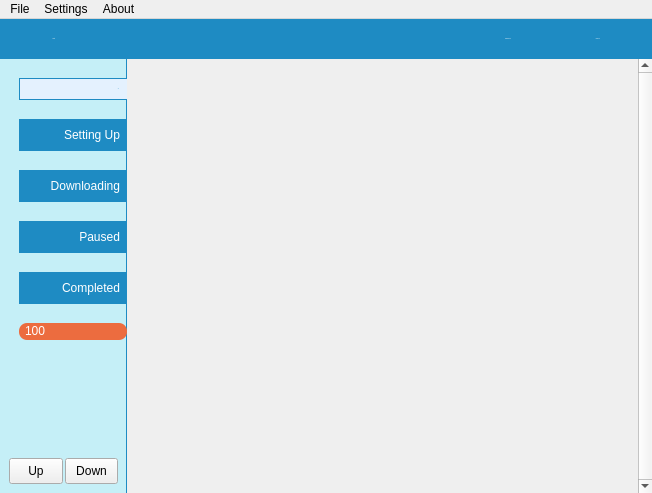
<?xml version="1.0" encoding="UTF-8"?>
<ui version="4.0">
 <class>MainWindow</class>
 <widget class="QMainWindow" name="MainWindow">
  <property name="geometry">
   <rect>
    <x>0</x>
    <y>0</y>
    <width>652</width>
    <height>493</height>
   </rect>
  </property>
  <property name="windowTitle">
   <string>Netflix HD Downloader</string>
  </property>
  <property name="styleSheet">
   <string notr="true">QMenu::item {
    /* sets background of menu item. set this to something non-transparent
        if you want menu color and menu item color to be different */
    background-color: transparent;
	color: black;
}

QMenu::item:selected { /* when user selects item using mouse or keyboard */
    background-color: lightGray;
	color: black;
}</string>
  </property>
  <property name="locale">
   <locale language="English" country="UnitedStates"/>
  </property>
  <widget class="QWidget" name="centralwidget">
   <layout class="QVBoxLayout" name="verticalLayout">
    <property name="spacing">
     <number>0</number>
    </property>
    <property name="leftMargin">
     <number>0</number>
    </property>
    <property name="topMargin">
     <number>0</number>
    </property>
    <property name="rightMargin">
     <number>0</number>
    </property>
    <property name="bottomMargin">
     <number>0</number>
    </property>
    <item>
     <widget class="QWidget" name="toolBar" native="true">
      <property name="sizePolicy">
       <sizepolicy hsizetype="Preferred" vsizetype="Preferred">
        <horstretch>0</horstretch>
        <verstretch>0</verstretch>
       </sizepolicy>
      </property>
      <property name="minimumSize">
       <size>
        <width>0</width>
        <height>40</height>
       </size>
      </property>
      <property name="styleSheet">
       <string notr="true">#toolBar
{
	background-color: #1E8BC3;

}

QPushButton 
{

	background-color: #1E8BC3;
	color: white;
	padding: 9 7 9 7;
    /*border-radius: 5px;*/
	border: 0px;
	font: normal 12px &quot;Tahoma&quot;
 }
 QPushButton:hover
{
/*MALIBU*/
 	background-color: #6BB9F0;
}</string>
      </property>
      <layout class="QHBoxLayout" name="horizontalLayout">
       <property name="spacing">
        <number>0</number>
       </property>
       <property name="leftMargin">
        <number>9</number>
       </property>
       <property name="topMargin">
        <number>0</number>
       </property>
       <property name="rightMargin">
        <number>9</number>
       </property>
       <property name="bottomMargin">
        <number>0</number>
       </property>
       <item>
        <widget class="QPushButton" name="btnPaste">
         <property name="sizePolicy">
          <sizepolicy hsizetype="Preferred" vsizetype="Minimum">
           <horstretch>0</horstretch>
           <verstretch>0</verstretch>
          </sizepolicy>
         </property>
         <property name="minimumSize">
          <size>
           <width>90</width>
           <height>0</height>
          </size>
         </property>
         <property name="font">
          <font>
           <family>Tahoma</family>
           <pointsize>-1</pointsize>
           <weight>50</weight>
           <italic>false</italic>
           <bold>false</bold>
          </font>
         </property>
         <property name="styleSheet">
          <string notr="true">/*QPushButton 
{
	background-color: #3498db;
	color: white;
	padding: 5 10 5 10;
   
	border: 0px;
 }
 QPushButton:hover
{
 	background-color: #60acdf;
}

 QPushButton:pressed
{
 	background-color: #1b7cbd;
}*/</string>
         </property>
         <property name="text">
          <string>Paste</string>
         </property>
         <property name="iconSize">
          <size>
           <width>32</width>
           <height>32</height>
          </size>
         </property>
         <property name="checkable">
          <bool>false</bool>
         </property>
         <property name="flat">
          <bool>false</bool>
         </property>
        </widget>
       </item>
       <item>
        <spacer name="horizontalSpacer">
         <property name="orientation">
          <enum>Qt::Horizontal</enum>
         </property>
         <property name="sizeHint" stdset="0">
          <size>
           <width>40</width>
           <height>20</height>
          </size>
         </property>
        </spacer>
       </item>
       <item>
        <widget class="QPushButton" name="btnDownload">
         <property name="sizePolicy">
          <sizepolicy hsizetype="Minimum" vsizetype="Minimum">
           <horstretch>0</horstretch>
           <verstretch>0</verstretch>
          </sizepolicy>
         </property>
         <property name="minimumSize">
          <size>
           <width>90</width>
           <height>0</height>
          </size>
         </property>
         <property name="font">
          <font>
           <family>Tahoma</family>
           <pointsize>-1</pointsize>
           <weight>50</weight>
           <italic>false</italic>
           <bold>false</bold>
          </font>
         </property>
         <property name="styleSheet">
          <string notr="true">/*QPushButton 
{
	background-color:#2ecc71;
	color: white;
	padding: 5 10 5 10;

	border: 0px;
 }
 QPushButton:hover
{
 	background-color: #68d697;
}

 QPushButton:pressed
{
 	background-color: #16a352;
}
*/</string>
         </property>
         <property name="text">
          <string>Download All</string>
         </property>
         <property name="iconSize">
          <size>
           <width>32</width>
           <height>32</height>
          </size>
         </property>
         <property name="checkable">
          <bool>false</bool>
         </property>
         <property name="flat">
          <bool>true</bool>
         </property>
        </widget>
       </item>
       <item>
        <widget class="QPushButton" name="btnPause">
         <property name="sizePolicy">
          <sizepolicy hsizetype="Minimum" vsizetype="Minimum">
           <horstretch>0</horstretch>
           <verstretch>0</verstretch>
          </sizepolicy>
         </property>
         <property name="minimumSize">
          <size>
           <width>90</width>
           <height>0</height>
          </size>
         </property>
         <property name="font">
          <font>
           <family>Tahoma</family>
           <pointsize>-1</pointsize>
           <weight>50</weight>
           <italic>false</italic>
           <bold>false</bold>
          </font>
         </property>
         <property name="styleSheet">
          <string notr="true">/*QPushButton 
{
	background-color:#e67e22;
	color: white;
	padding: 5 10 5 10;

	border: 0px;
 }
 QPushButton:hover
{
 	background-color: #ea9548;
}

 QPushButton:pressed
{
 	background-color: #ca6a14;
}
*/</string>
         </property>
         <property name="text">
          <string>Pause All</string>
         </property>
        </widget>
       </item>
      </layout>
     </widget>
    </item>
    <item>
     <layout class="QHBoxLayout" name="centralLayout">
      <property name="spacing">
       <number>0</number>
      </property>
      <property name="leftMargin">
       <number>0</number>
      </property>
      <property name="bottomMargin">
       <number>0</number>
      </property>
      <item>
       <widget class="QFrame" name="leftPanel">
        <property name="sizePolicy">
         <sizepolicy hsizetype="Maximum" vsizetype="Preferred">
          <horstretch>0</horstretch>
          <verstretch>0</verstretch>
         </sizepolicy>
        </property>
        <property name="minimumSize">
         <size>
          <width>50</width>
          <height>0</height>
         </size>
        </property>
        <property name="maximumSize">
         <size>
          <width>200</width>
          <height>16777215</height>
         </size>
        </property>
        <property name="styleSheet">
         <string notr="true">#leftPanel {
/*HUMMING BIRD*/
background-color:#C5EFF7;
border-right:1px solid #1E8BC3;

}</string>
        </property>
        <property name="frameShape">
         <enum>QFrame::NoFrame</enum>
        </property>
        <property name="frameShadow">
         <enum>QFrame::Raised</enum>
        </property>
        <property name="lineWidth">
         <number>0</number>
        </property>
        <layout class="QVBoxLayout" name="verticalLayout_2">
         <property name="spacing">
          <number>0</number>
         </property>
         <property name="sizeConstraint">
          <enum>QLayout::SetMinAndMaxSize</enum>
         </property>
         <property name="leftMargin">
          <number>0</number>
         </property>
         <property name="topMargin">
          <number>0</number>
         </property>
         <property name="rightMargin">
          <number>0</number>
         </property>
         <property name="bottomMargin">
          <number>0</number>
         </property>
         <item>
          <widget class="QWidget" name="wgtFilters" native="true">
           <property name="minimumSize">
            <size>
             <width>127</width>
             <height>50</height>
            </size>
           </property>
           <property name="font">
            <font>
             <family>Tahoma</family>
             <pointsize>9</pointsize>
            </font>
           </property>
           <property name="styleSheet">
            <string notr="true">/*QWidget 
{
	border-right:1px solid #1E8BC3;
}*/

QPushButton 
{
	text-align: right;
/*JELLY BEAN*/
	background-color: #1E8BC3;
	color: white;
	padding: 9 7 9 7;
    /*border-radius: 5px;*/
	border: 0px;
	font: normal 12px &quot;Tahoma&quot;
 }
 QPushButton:hover
{
/*MALIBU*/
 	background-color: #6BB9F0;
}

 QPushButton:checked
{
 	background-color: #E4F1FE;
	color: #1E8BC3;
	font: bold 12px &quot;Tahoma&quot;;
	border-top:1px solid #1E8BC3;
	border-bottom:1px solid #1E8BC3;
	border-left:1px solid #1E8BC3;
}
/*
QPushButton {
text-align: right;
padding: 12 5 5 5;
}*/

QLabel 
{ 	
	padding: 1 3 2 3;
	color: white; 
	font-size: 12px; 
	background: #ec6c3f; 
	border: 0px; 
	border-radius: 8px;
}</string>
           </property>
           <layout class="QVBoxLayout" name="verticalLayout_3">
            <property name="spacing">
             <number>19</number>
            </property>
            <property name="sizeConstraint">
             <enum>QLayout::SetDefaultConstraint</enum>
            </property>
            <property name="leftMargin">
             <number>19</number>
            </property>
            <property name="topMargin">
             <number>19</number>
            </property>
            <property name="rightMargin">
             <number>0</number>
            </property>
            <property name="bottomMargin">
             <number>9</number>
            </property>
            <item>
             <widget class="NotificationButton" name="btnFltAll">
              <property name="sizePolicy">
               <sizepolicy hsizetype="Minimum" vsizetype="Maximum">
                <horstretch>0</horstretch>
                <verstretch>0</verstretch>
               </sizepolicy>
              </property>
              <property name="minimumSize">
               <size>
                <width>0</width>
                <height>0</height>
               </size>
              </property>
              <property name="font">
               <font>
                <family>Tahoma</family>
                <pointsize>-1</pointsize>
                <weight>50</weight>
                <italic>false</italic>
                <bold>false</bold>
               </font>
              </property>
              <property name="layoutDirection">
               <enum>Qt::RightToLeft</enum>
              </property>
              <property name="text">
               <string>All</string>
              </property>
              <property name="checkable">
               <bool>true</bool>
              </property>
              <property name="checked">
               <bool>true</bool>
              </property>
             </widget>
            </item>
            <item>
             <widget class="NotificationButton" name="btnFltSettingUp">
              <property name="sizePolicy">
               <sizepolicy hsizetype="Minimum" vsizetype="Maximum">
                <horstretch>0</horstretch>
                <verstretch>0</verstretch>
               </sizepolicy>
              </property>
              <property name="minimumSize">
               <size>
                <width>0</width>
                <height>0</height>
               </size>
              </property>
              <property name="text">
               <string>Setting Up</string>
              </property>
              <property name="checkable">
               <bool>true</bool>
              </property>
             </widget>
            </item>
            <item>
             <widget class="NotificationButton" name="btnFltDownloading">
              <property name="sizePolicy">
               <sizepolicy hsizetype="Minimum" vsizetype="Maximum">
                <horstretch>1</horstretch>
                <verstretch>0</verstretch>
               </sizepolicy>
              </property>
              <property name="minimumSize">
               <size>
                <width>0</width>
                <height>0</height>
               </size>
              </property>
              <property name="text">
               <string>Downloading</string>
              </property>
              <property name="checkable">
               <bool>true</bool>
              </property>
             </widget>
            </item>
            <item>
             <widget class="NotificationButton" name="btnFltPaused">
              <property name="text">
               <string>Paused</string>
              </property>
              <property name="checkable">
               <bool>true</bool>
              </property>
             </widget>
            </item>
            <item>
             <widget class="NotificationButton" name="btnFltCompleted">
              <property name="sizePolicy">
               <sizepolicy hsizetype="Minimum" vsizetype="Maximum">
                <horstretch>0</horstretch>
                <verstretch>0</verstretch>
               </sizepolicy>
              </property>
              <property name="minimumSize">
               <size>
                <width>0</width>
                <height>0</height>
               </size>
              </property>
              <property name="text">
               <string>Completed</string>
              </property>
              <property name="checkable">
               <bool>true</bool>
              </property>
             </widget>
            </item>
            <item>
             <widget class="QLabel" name="label">
              <property name="enabled">
               <bool>false</bool>
              </property>
              <property name="styleSheet">
               <string notr="true"/>
              </property>
              <property name="text">
               <string>100</string>
              </property>
             </widget>
            </item>
            <item>
             <spacer name="panelSpacer">
              <property name="orientation">
               <enum>Qt::Vertical</enum>
              </property>
              <property name="sizeHint" stdset="0">
               <size>
                <width>20</width>
                <height>40</height>
               </size>
              </property>
             </spacer>
            </item>
           </layout>
          </widget>
         </item>
         <item>
          <widget class="QWidget" name="wgtSorting" native="true">
           <property name="sizePolicy">
            <sizepolicy hsizetype="Minimum" vsizetype="Preferred">
             <horstretch>0</horstretch>
             <verstretch>0</verstretch>
            </sizepolicy>
           </property>
           <property name="minimumSize">
            <size>
             <width>0</width>
             <height>0</height>
            </size>
           </property>
           <property name="styleSheet">
            <string notr="true">padding: 5 5 5 5;</string>
           </property>
           <layout class="QHBoxLayout" name="horizontalLayout_2">
            <property name="spacing">
             <number>2</number>
            </property>
            <property name="leftMargin">
             <number>9</number>
            </property>
            <property name="topMargin">
             <number>0</number>
            </property>
            <property name="rightMargin">
             <number>9</number>
            </property>
            <property name="bottomMargin">
             <number>9</number>
            </property>
            <item>
             <widget class="QPushButton" name="btnSortUp">
              <property name="sizePolicy">
               <sizepolicy hsizetype="Minimum" vsizetype="Fixed">
                <horstretch>0</horstretch>
                <verstretch>0</verstretch>
               </sizepolicy>
              </property>
              <property name="text">
               <string>Up</string>
              </property>
             </widget>
            </item>
            <item>
             <widget class="QPushButton" name="btnSortDown">
              <property name="sizePolicy">
               <sizepolicy hsizetype="Minimum" vsizetype="Maximum">
                <horstretch>0</horstretch>
                <verstretch>0</verstretch>
               </sizepolicy>
              </property>
              <property name="maximumSize">
               <size>
                <width>16777215</width>
                <height>16777215</height>
               </size>
              </property>
              <property name="text">
               <string>Down</string>
              </property>
             </widget>
            </item>
           </layout>
          </widget>
         </item>
        </layout>
       </widget>
      </item>
      <item>
       <widget class="TableView" name="scrollArea">
        <property name="styleSheet">
         <string notr="true"/>
        </property>
        <property name="frameShape">
         <enum>QFrame::NoFrame</enum>
        </property>
        <property name="verticalScrollBarPolicy">
         <enum>Qt::ScrollBarAlwaysOn</enum>
        </property>
        <property name="horizontalScrollBarPolicy">
         <enum>Qt::ScrollBarAsNeeded</enum>
        </property>
        <property name="sizeAdjustPolicy">
         <enum>QAbstractScrollArea::AdjustIgnored</enum>
        </property>
        <property name="widgetResizable">
         <bool>true</bool>
        </property>
        <property name="alignment">
         <set>Qt::AlignLeading|Qt::AlignLeft|Qt::AlignTop</set>
        </property>
        <widget class="TableContent" name="scrollAreaWidgetContents">
         <property name="geometry">
          <rect>
           <x>0</x>
           <y>0</y>
           <width>16</width>
           <height>16</height>
          </rect>
         </property>
         <property name="sizePolicy">
          <sizepolicy hsizetype="Fixed" vsizetype="Fixed">
           <horstretch>0</horstretch>
           <verstretch>0</verstretch>
          </sizepolicy>
         </property>
         <property name="styleSheet">
          <string notr="true">#scrollAreaWidgetContents {
	background-color:#E4F1FE;
}</string>
         </property>
        </widget>
       </widget>
      </item>
     </layout>
    </item>
   </layout>
  </widget>
  <widget class="QMenuBar" name="menuBar">
   <property name="geometry">
    <rect>
     <x>0</x>
     <y>0</y>
     <width>652</width>
     <height>21</height>
    </rect>
   </property>
   <widget class="QMenu" name="menuFile">
    <property name="title">
     <string>File</string>
    </property>
    <addaction name="actionPaste_URL"/>
    <addaction name="actionSave_List"/>
    <addaction name="actionLoad_List"/>
    <addaction name="separator"/>
    <addaction name="actionExit"/>
   </widget>
   <widget class="QMenu" name="menuSettings">
    <property name="title">
     <string>Settings</string>
    </property>
    <addaction name="actionOutput_Folder"/>
    <addaction name="actionVideo_Quality"/>
    <addaction name="actionAudio_Quality"/>
    <addaction name="actionAudio_Language"/>
    <addaction name="actionAudio_Channels"/>
    <addaction name="actionDownload_Threads"/>
    <addaction name="actionSign_Status"/>
   </widget>
   <widget class="QMenu" name="menuAbout">
    <property name="title">
     <string>About</string>
    </property>
   </widget>
   <addaction name="menuFile"/>
   <addaction name="menuSettings"/>
   <addaction name="menuAbout"/>
  </widget>
  <action name="actionPaste_URL">
   <property name="text">
    <string>Paste URL</string>
   </property>
   <property name="shortcut">
    <string>Ctrl+V</string>
   </property>
  </action>
  <action name="actionExit">
   <property name="text">
    <string>Exit</string>
   </property>
  </action>
  <action name="actionOutput_Folder">
   <property name="text">
    <string>Output Folder</string>
   </property>
  </action>
  <action name="actionVideo_Quality">
   <property name="text">
    <string>Video Quality</string>
   </property>
  </action>
  <action name="actionAudio_Quality">
   <property name="text">
    <string>Audio Quality</string>
   </property>
  </action>
  <action name="actionAudio_Language">
   <property name="text">
    <string>Audio Language</string>
   </property>
  </action>
  <action name="actionAudio_Channels">
   <property name="text">
    <string>Audio Channels</string>
   </property>
  </action>
  <action name="actionDownload_Threads">
   <property name="text">
    <string>Download Threads</string>
   </property>
  </action>
  <action name="actionSign_Status">
   <property name="text">
    <string>Account Status </string>
   </property>
  </action>
  <action name="actionSave_List">
   <property name="text">
    <string>Save List</string>
   </property>
  </action>
  <action name="actionLoad_List">
   <property name="text">
    <string>Load List</string>
   </property>
  </action>
 </widget>
 <customwidgets>
  <customwidget>
   <class>TableView</class>
   <extends>QScrollArea</extends>
   <header>table_view.h</header>
   <container>1</container>
  </customwidget>
  <customwidget>
   <class>TableContent</class>
   <extends>QWidget</extends>
   <header>table_content.h</header>
   <container>1</container>
  </customwidget>
  <customwidget>
   <class>NotificationButton</class>
   <extends>QPushButton</extends>
   <header>notification_button.h</header>
  </customwidget>
 </customwidgets>
 <resources>
  <include location="../resources/resources.qrc"/>
 </resources>
 <connections/>
</ui>
